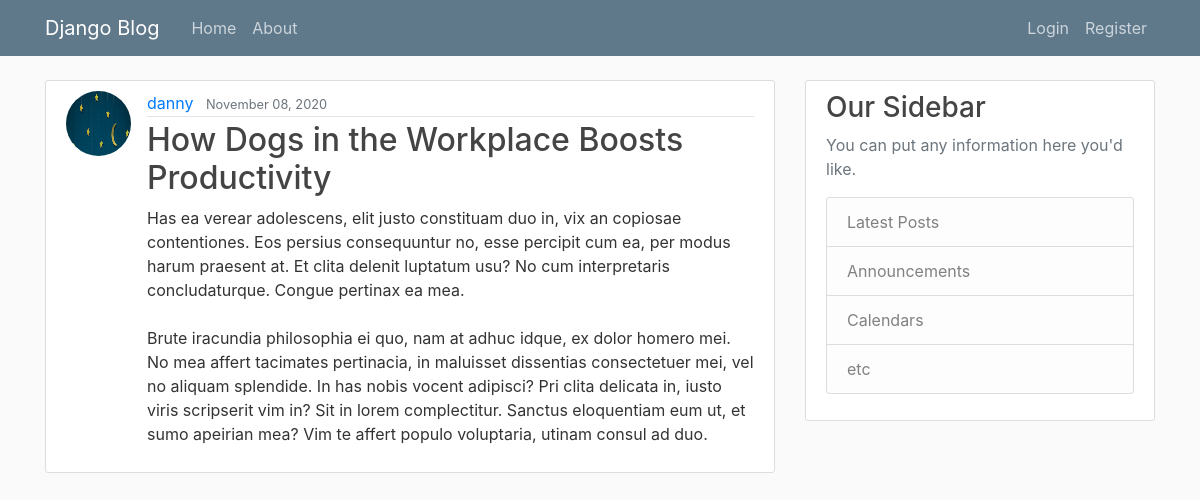
/post/16/, run on an earlier commit of the app's database.
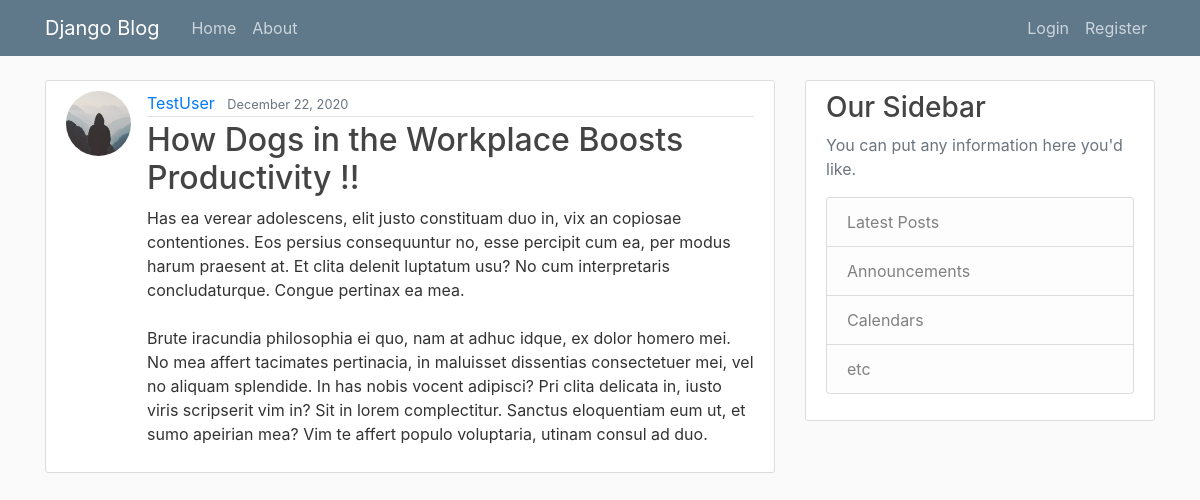
And on a later commit of the database.
### blog/models.py (models this page shows, shortened)
class Post(models.Model):
    title = models.CharField(max_length=100)
    content = models.TextField()
    date_posted = models.DateTimeField(default=timezone.now)
    author = models.ForeignKey(User, on_delete=models.CASCADE, default=1)

### users/models.py (models this page shows, shortened)
class Profile(models.Model):
    user = models.OneToOneField(User, on_delete=models.CASCADE)
    image = models.ImageField(default='default.jpg', upload_to='profile_pics')

### blog/views.py (the view)
# urls.py: path('post/<int:pk>/', PostDetailView.as_view(), name='post-detail'),
class PostDetailView(DetailView):
    model = Post

### blog/templates/blog/post_detail.html (shortened to what this page needs)
{% extends "blog/base.html" %}
{% block content %}
  <article class="media content-section">
    <img class="rounded-circle article-img" src="{{ object.author.profile.image.url }}">
    <div class="media-body">
      <div class="article-metadata">
        <a class="mr-2" href="{% url 'user-posts' object.author.username %}">{{ object.author }}</a>
        <small class="text-muted">{{ object.date_posted|date:"F d, Y" }}</small>
      </div>
      <h2 class="article-title" >{{ object.title }}</h2>
      <p class="article-content">{{ object.content }}</p>
    </div>
  </article>
{% endblock content %}

What changed in the data, as far as the page shows it:
changed Post: author.profile.image: picture removed, a placeholder shows; author "danny" → "TestUser"; date_posted "November 08, 2020" → "December 22, 2020"; title "How Dogs in the Workplace Boosts Productivity" → "How Dogs in the Workplace Boosts Productivity !!"
